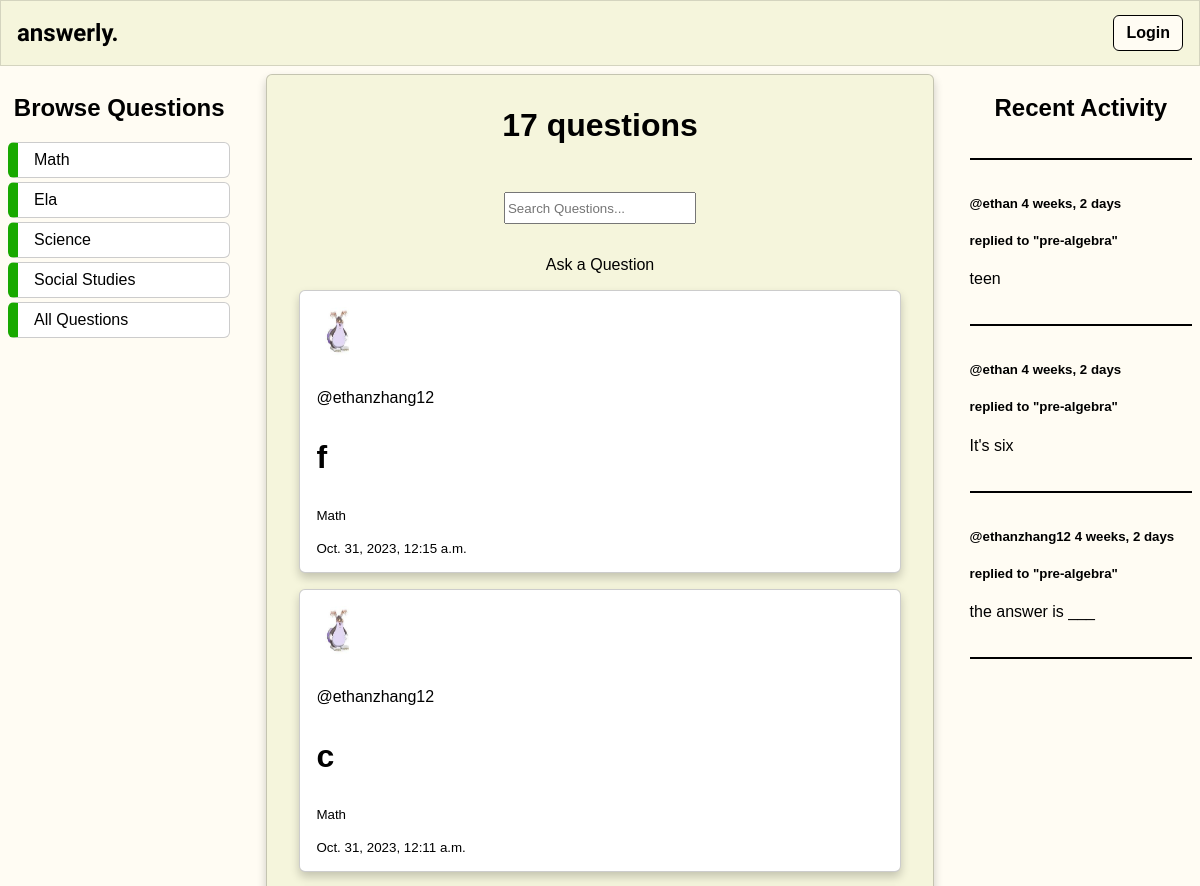
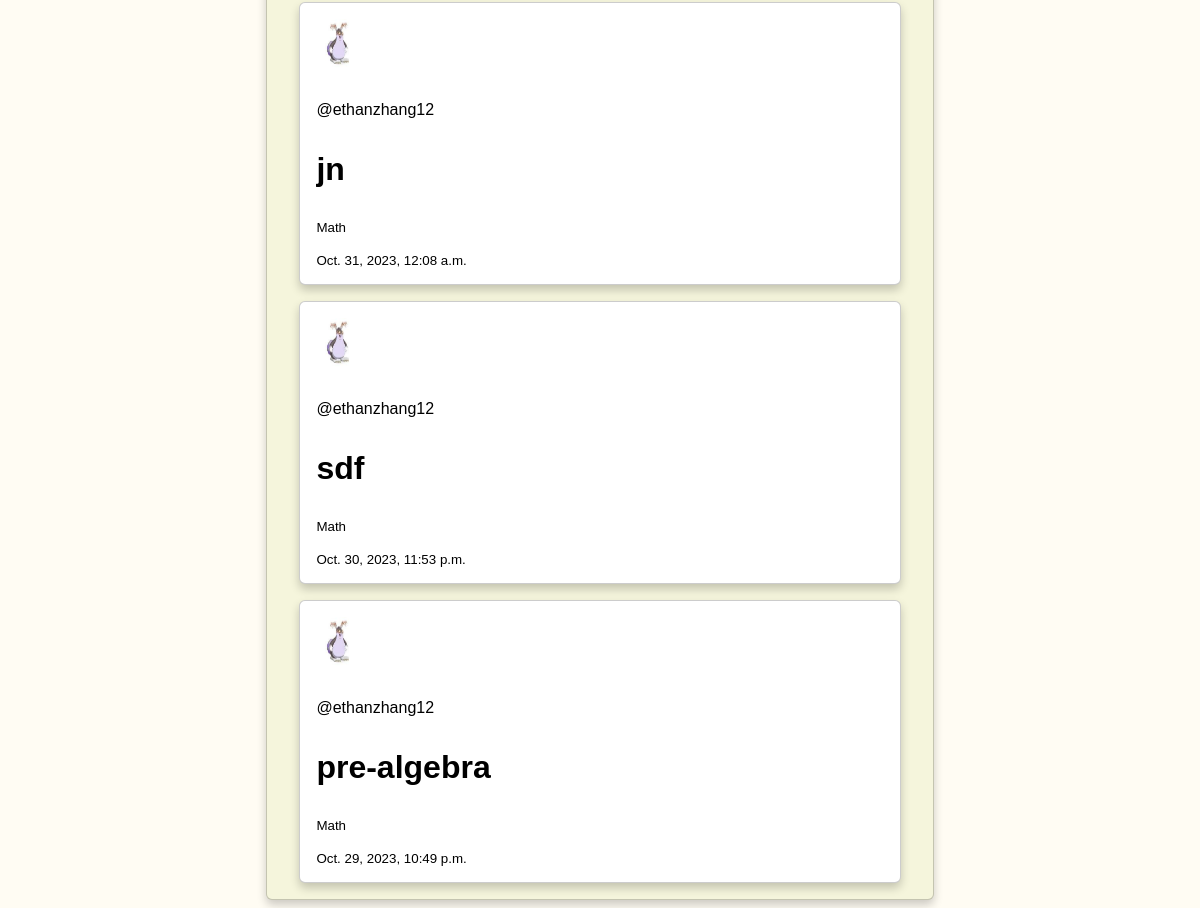
The page /question-list/?q=Math on the database as committed earlier (2 pictures, top to bottom).
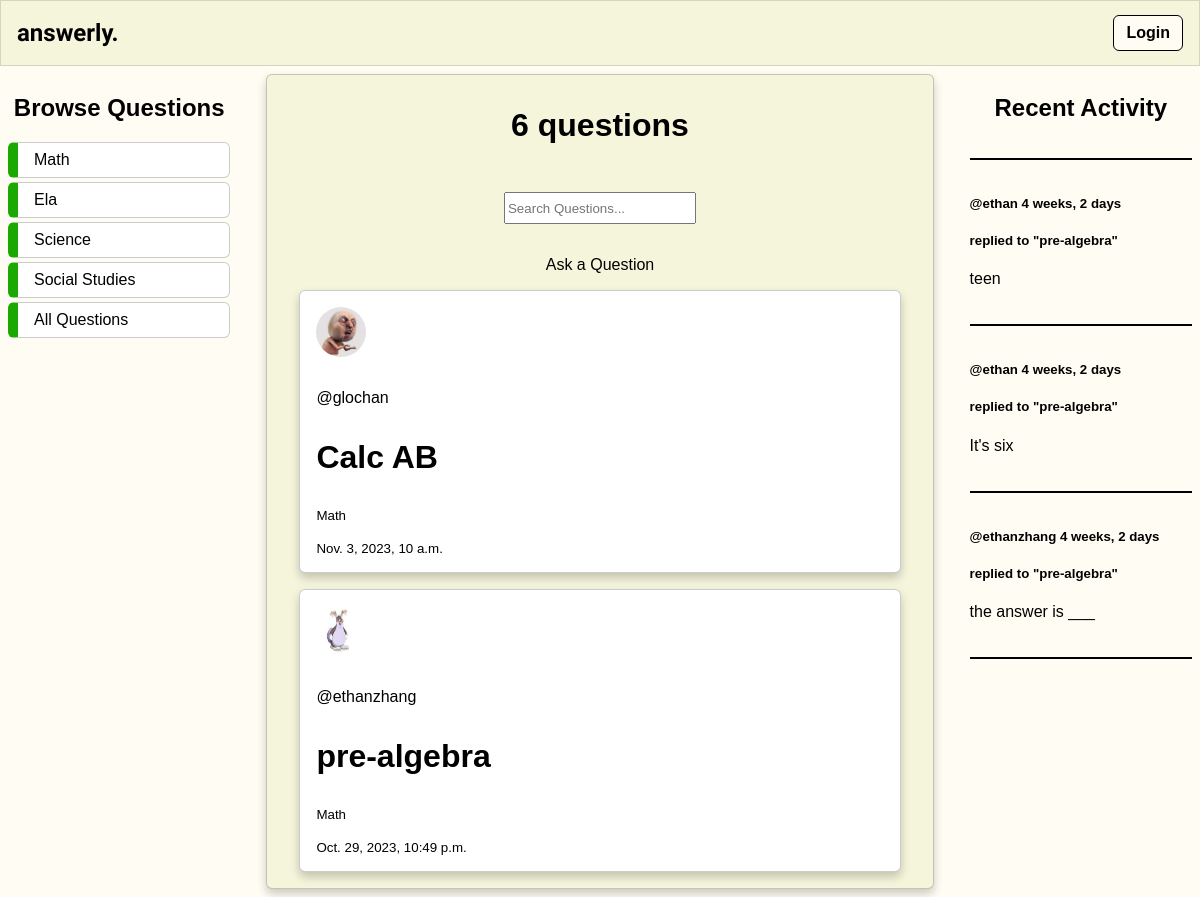
The same page on the database as committed later.
### questions/models.py (models this page shows, shortened)
class Question(models.Model):
    class Subject(models.TextChoices):
        MATH = 'Math'
        SCIENCE = 'Science'
        SOCIAL_STUDIES = 'Social Studies'
        ELA = 'Ela'
    author = models.ForeignKey(User, on_delete=models.SET_NULL, null=True)
    title = models.CharField(max_length=200)
    subject = models.CharField(max_length=20, choices = Subject.choices, null=False, blank=False )
    description = models.TextField(null=True, blank=True)
    participants = models.ManyToManyField(User, related_name='participants', blank=True)
    updated = models.DateTimeField(auto_now=True)
    image = models.ImageField(default='default.jpg', upload_to='question_images', blank=True, null=True)
    created = models.DateTimeField(auto_now_add=True)
    def __str__(self):
        return self.title

class Profile(models.Model):
    user = models.OneToOneField(User, on_delete=models.CASCADE)
    image = models.ImageField(default='default.jpg', upload_to='profile_pics')

class Response(models.Model):
    user = models.ForeignKey(User, on_delete=models.SET_NULL, null=True)
    question = models.ForeignKey(Question, on_delete=models.CASCADE)
    body = models.TextField()
    created = models.DateTimeField(auto_now_add=True)
    class Meta:
        ordering = ['-created']
    def __str__(self):
        return self.body[0:30]

### questions/views.py (the view)
# urls.py: path('question-list/', listQuestions, name='list-questions'),
def listQuestions(request):
    q = request.GET.get('q') if request.GET.get('q') != None else ''
    questions = Question.objects.filter(
        Q(subject__icontains = q) |
        Q(title__icontains = q) |
        Q(description__icontains = q)
        ).order_by('-created')
    count = Question.objects.count()
    responses = Response.objects.filter(Q(question__subject__icontains = q))
    context = {
        'questions': questions,
        'questions_count': count,
        'responses': responses
    }
    return render(request, 'questions/questions_list.html', context)

### questions/templates/questions/questions_list.html (shortened to what this page needs)
{% extends 'main.html' %}
{% block content %}
<div class="home-container">
    <div class="media-body">
        <h2>Browse Questions</h2>
        <div class="browse">
            <a href="{% url 'questions:list-questions' %}?q=Math">Math</a>
            <a href="{% url 'questions:list-questions' %}?q=Ela">Ela</a>
            <a href="{% url 'questions:list-questions' %}?q=Science">Science</a>
            <a href="{% url 'questions:list-questions' %}?q=Social Studies">Social Studies</a>
            <a href="{% url 'questions:list-questions' %}">All Questions</a>
        </div>
    </div>
    <div>
        <div class="home-header">
            <h3>{{questions_count}} questions</h3>
            <form method="GET" action="">
                <center><input type="text" name="q" placeholder="Search Questions..."></center>
            </form>
            <a class="btn btn-outline-info mb-4" href="{% url 'questions:create-question' %}">Ask a Question</a></center>
        </div>
        {% include 'questions/feed_component.html' %}
    </div>
    <div>
        {% include 'questions/activity_component.html' %}
    </div>
</div>
{% endblock content %}

### questions/templates/questions/feed_component.html (shortened to what this page needs)
{% for question in questions %}
    <article class="media content-section">
            <div class = "media-body">
                <img class="account-img" style="border-radius: 50%; width: 50px; height: 50px;" src = "{{ question.author.profile.image.url }}">
                <p><a href="{% url 'questions:profile' question.author.id %}">@{{question.author.username}}</a></p>
                <h3><a href="{% url 'questions:question' question.id %}">{{ question.title }}</a></h3>
                <small>{{question.subject}}</small><br><br>
                <small>{{ question.created }}</small>
            </div>
    </article>
{% endfor %}

### questions/templates/questions/activity_component.html
<h2>Recent Activity</h2>
<hr>
{% for message in responses %}
    <div class="media-body">
        <h5><a href="{% url 'questions:profile' message.user.id %}">@{{ message.user }}</a> {{ message.created|timesince }}</h5>
        <h5>replied to <a href="{% url 'questions:question' message.question.id %}">"{{ message.question }}"</a></h5>
        <p>{{ message }}</p>
        <hr>
    </div>
{% endfor %}

Rows that differ between the two databases and show on the page:
removed Question: author.profile.image (picture), author.username "ethanzhang12", title "f", subject "Math", created "Oct. 31, 2023, 12:15 a.m."
removed Question: author.profile.image (picture), author.username "ethanzhang12", title "c", subject "Math", created "Oct. 31, 2023, 12:11 a.m."
removed Question: author.profile.image (picture), author.username "ethanzhang12", title "jn", subject "Math", created "Oct. 31, 2023, 12:08 a.m."
removed Question: author.profile.image (picture), author.username "ethanzhang12", title "sdf", subject "Math", created "Oct. 30, 2023, 11:53 p.m."
added Question: author.profile.image (picture), author.username "glochan", title "Calc AB", subject "Math", created "Nov. 3, 2023, 10 a.m."
changed through a linked row, Question "pre-algebra": author.username "ethanzhang12" → "ethanzhang"
changed through a linked row, Response "the answer is ___": user "ethanzhang12" → "ethanzhang"
Other text that changed with them:
{{ questions_count }}: "17" → "6"
